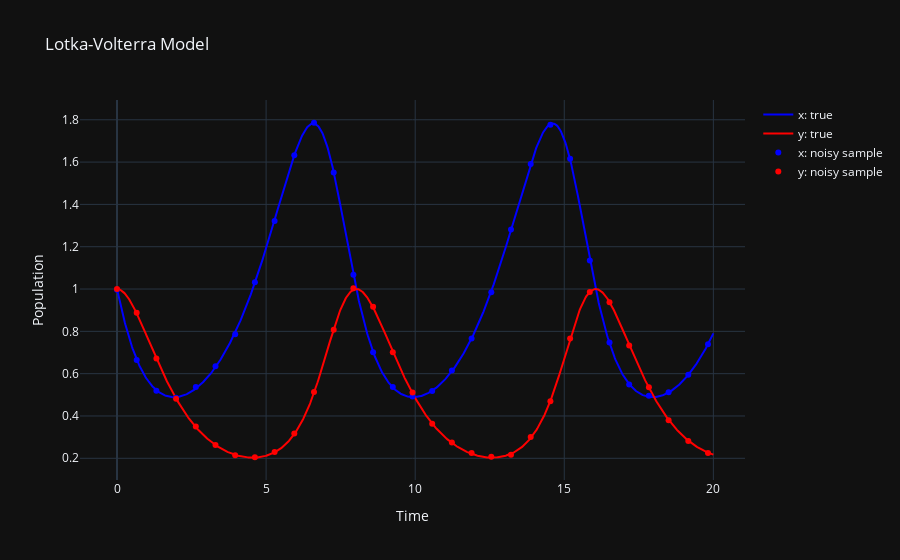

Notebook code cell kept with this figure:
### Code cell
# Visualize
fig = go.Figure()
fig.add_trace(go.Scatter(x=t_f.detach().numpy(), y=x_f, mode='lines', name='x: true', line=dict(color='blue')))
fig.add_trace(go.Scatter(x=t_f.detach().numpy(), y=y_f, mode='lines', name='y: true', line=dict(color='red')))
fig.add_trace(go.Scatter(x=t_sample.detach().numpy(), y=x_sample, mode='markers', name='x: noisy sample', line=dict(color='blue')))
fig.add_trace(go.Scatter(x=t_sample.detach().numpy(), y=y_sample, mode='markers', name='y: noisy sample', line=dict(color='red')))
fig.update_layout(title='Lotka-Volterra Model', xaxis_title='Time', yaxis_title='Population')
fig.show()

### Figure 1 — Plotly figure (JSON) as saved in the notebook; plotly's stock layout.template omitted (floating-point values rounded to 4 significant figures; data arrays with more than 128 entries replaced by an {"elided": "..."} marker saying what was removed)
{"data": [{"line": {"color": "blue"}, "mode": "lines", "name": "x: true", "type": "scatter", "x": {"elided": "1000 float values"}, "y": {"elided": "1000 float values"}}, {"line": {"color": "red"}, "mode": "lines", "name": "y: true", "type": "scatter", "x": {"elided": "1000 float values"}, "y": {"elided": "1000 float values"}}, {"line": {"color": "blue"}, "mode": "markers", "name": "x: noisy sample", "type": "scatter", "x": [0, 0.6607, 1.321, 1.982, 2.643, 3.303, 3.964, 4.625, 5.285, 5.946, 6.607, 7.267, 7.928, 8.589, 9.249, 9.91, 10.57, 11.23, 11.89, 12.55, 13.21, 13.87, 14.53, 15.2, 15.86, 16.52, 17.18, 17.84, 18.5, 19.16, 19.82], "y": [0.997, 0.6643, 0.5192, 0.4863, 0.5369, 0.6354, 0.7868, 1.033, 1.321, 1.633, 1.786, 1.551, 1.067, 0.7013, 0.5372, 0.492, 0.5183, 0.6154, 0.7656, 0.9849, 1.282, 1.591, 1.777, 1.616, 1.135, 0.7473, 0.549, 0.4958, 0.5126, 0.5951, 0.7386]}, {"line": {"color": "red"}, "mode": "markers", "name": "y: noisy sample", "type": "scatter", "x": [0, 0.6607, 1.321, 1.982, 2.643, 3.303, 3.964, 4.625, 5.285, 5.946, 6.607, 7.267, 7.928, 8.589, 9.249, 9.91, 10.57, 11.23, 11.89, 12.55, 13.21, 13.87, 14.53, 15.2, 15.86, 16.52, 17.18, 17.84, 18.5, 19.16, 19.82], "y": [1.0, 0.8883, 0.6718, 0.4809, 0.3504, 0.2628, 0.2142, 0.2049, 0.2292, 0.3175, 0.5135, 0.8079, 1.003, 0.9161, 0.701, 0.5105, 0.363, 0.2742, 0.2245, 0.2068, 0.2164, 0.3005, 0.4701, 0.7658, 0.9856, 0.9371, 0.7334, 0.5352, 0.3801, 0.2822, 0.2252]}], "layout": {"title": {"text": "Lotka-Volterra Model"}, "xaxis": {"title": {"text": "Time"}}, "yaxis": {"title": {"text": "Population"}}}}
